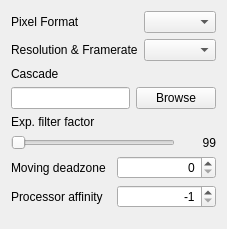
              <widget class="QWidget" name="emptyPrefs">
               <layout class="QVBoxLayout" name="verticalLayout_7">
                <item>
                 <layout class="QFormLayout" name="formLayout">
                  <item row="1" column="0">
                   <widget class="QLabel" name="label_61">
                    <property name="sizePolicy">
                     <sizepolicy hsizetype="Maximum" vsizetype="Preferred">
                      <horstretch>0</horstretch>
                      <verstretch>0</verstretch>
                     </sizepolicy>
                    </property>
                    <property name="text">
                     <string>Pixel Format</string>
                    </property>
                   </widget>
                  </item>
                  <item row="1" column="1">
                   <widget class="QComboBox" name="WebcamFtFormats"/>
                  </item>
                  <item row="2" column="0">
                   <widget class="QLabel" name="label_31">
                    <property name="sizePolicy">
                     <sizepolicy hsizetype="Maximum" vsizetype="Preferred">
                      <horstretch>0</horstretch>
                      <verstretch>0</verstretch>
                     </sizepolicy>
                    </property>
                    <property name="text">
                     <string>Resolution &amp; Framerate</string>
                    </property>
                   </widget>
                  </item>
                  <item row="2" column="1">
                   <widget class="QComboBox" name="WebcamFtResolutions"/>
                  </item>
                 </layout>
                </item>
                <item>
                 <widget class="QLabel" name="label_4">
                  <property name="text">
                   <string>Cascade</string>
                  </property>
                 </widget>
                </item>
                <item>
                 <layout class="QHBoxLayout" name="horizontalLayout_26">
                  <item>
                   <widget class="QLineEdit" name="CascadePath"/>
                  </item>
                  <item>
                   <widget class="QPushButton" name="FindCascade">
                    <property name="text">
                     <string>Browse</string>
                    </property>
                   </widget>
                  </item>
                 </layout>
                </item>
                <item>
                 <widget class="QLabel" name="label_5">
                  <property name="text">
                   <string>Exp. filter factor</string>
                  </property>
                 </widget>
                </item>
                <item>
                 <layout class="QHBoxLayout" name="horizontalLayout_31">
                  <item>
                   <widget class="QSlider" name="ExpFilterFactor">
                    <property name="orientation">
                     <enum>Qt::Horizontal</enum>
                    </property>
                   </widget>
                  </item>
                  <item>
                   <widget class="QLabel" name="ExpFiltFactorVal">
                    <property name="sizePolicy">
                     <sizepolicy hsizetype="Fixed" vsizetype="Preferred">
                      <horstretch>0</horstretch>
                      <verstretch>0</verstretch>
                     </sizepolicy>
                    </property>
                    <property name="minimumSize">
                     <size>
                      <width>35</width>
                      <height>0</height>
                     </size>
                    </property>
                    <property name="maximumSize">
                     <size>
                      <width>35</width>
                      <height>16777215</height>
                     </size>
                    </property>
                    <property name="text">
                     <string>99</string>
                    </property>
                    <property name="alignment">
                     <set>Qt::AlignRight|Qt::AlignTrailing|Qt::AlignVCenter</set>
                    </property>
                   </widget>
                  </item>
                 </layout>
                </item>
                <item>
                 <layout class="QHBoxLayout" name="horizontalLayout_32">
                  <item>
                   <widget class="QLabel" name="label_9">
                    <property name="text">
                     <string>Moving deadzone</string>
                    </property>
                   </widget>
                  </item>
                  <item>
                   <widget class="QSpinBox" name="MovingDeadzone">
                    <property name="alignment">
                     <set>Qt::AlignRight|Qt::AlignTrailing|Qt::AlignVCenter</set>
                    </property>
                   </widget>
                  </item>
                 </layout>
                </item>
                <item>
                 <layout class="QHBoxLayout" name="horizontalLayout_33">
                  <item>
                   <widget class="QLabel" name="label_7">
                    <property name="text">
                     <string>Processor affinity</string>
                    </property>
                   </widget>
                  </item>
                  <item>
                   <widget class="QSpinBox" name="ProcessorAffinity">
                    <property name="alignment">
                     <set>Qt::AlignRight|Qt::AlignTrailing|Qt::AlignVCenter</set>
                    </property>
                    <property name="minimum">
                     <number>-1</number>
                    </property>
                    <property name="value">
                     <number>-1</number>
                    </property>
                   </widget>
                  </item>
                 </layout>
                </item>
                <item>
                 <spacer name="verticalSpacer_8">
                  <property name="orientation">
                   <enum>Qt::Vertical</enum>
                  </property>
                  <property name="sizeHint" stdset="0">
                   <size>
                    <width>10</width>
                    <height>10</height>
                   </size>
                  </property>
                 </spacer>
                </item>
               </layout>
              </widget>
